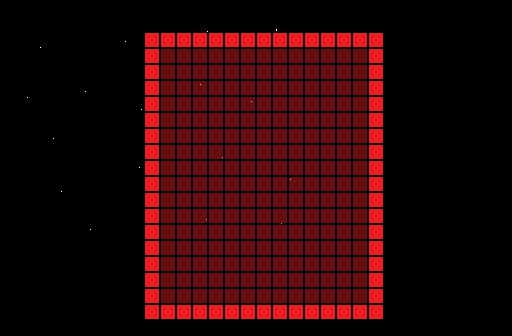

This game map was drawn from its Tiled (.tmx) file and the tilesets committed beside it. A one-line description and the full map source follow:
An orthogonal 32x21 tile map with 16x16 px tiles, 3 tile layers (Background, Foreground, Overlap), 1 image layer and 16 objects (8x player_levelselect, 6x config_button, start, message).

<map version="1.0.0" orientation="orthogonal" renderorder="right-down" width="32" height="21" tilewidth="16" tileheight="16" nextobjectid="86">
 <tileset firstgid="1" name="Tileset" tilewidth="16" tileheight="16" spacing="1" tilecount="176" columns="16">
  <image source="../championselect.bmp" trans="c8bfe7" width="271" height="187" />
 </tileset>
 <imagelayer name="Background">
  <image source="backgrounds/back.bmp" width="320" height="256" />
 </imagelayer>
 <layer name="Background" width="32" height="21" opacity="0.45">
  <data encoding="csv">
0,0,0,0,0,0,0,0,0,0,0,0,0,0,0,0,0,0,0,0,0,0,0,0,0,0,0,0,0,0,0,0,
0,0,0,0,0,0,0,0,0,0,0,0,0,0,0,0,0,0,0,0,0,0,0,0,0,0,0,0,0,0,0,0,
0,0,0,0,0,0,0,0,0,133,133,133,133,133,133,133,133,133,133,133,133,133,133,133,0,0,0,0,0,0,0,0,
0,0,0,0,0,0,0,0,0,133,133,133,133,133,133,133,133,133,133,133,133,133,133,133,0,0,0,0,0,0,0,0,
0,0,0,0,0,0,0,0,0,133,133,133,133,133,133,133,133,133,133,133,133,133,133,133,0,0,0,0,0,0,0,0,
0,0,0,0,0,0,0,0,0,133,133,133,133,133,133,133,133,133,133,133,133,133,133,133,0,0,0,0,0,0,0,0,
0,0,0,0,0,0,0,0,0,133,133,133,133,133,133,133,133,133,133,133,133,133,133,133,0,0,0,0,0,0,0,0,
0,0,0,0,0,0,0,0,0,133,133,133,133,133,133,133,133,133,133,133,133,133,133,133,0,0,0,0,0,0,0,0,
0,0,0,0,0,0,0,0,0,133,133,133,133,133,133,133,133,133,133,133,133,133,133,133,0,0,0,0,0,0,0,0,
0,0,0,0,0,0,0,0,0,133,133,133,133,133,133,133,133,133,133,133,133,133,133,133,0,0,0,0,0,0,0,0,
0,0,0,0,0,0,0,0,0,133,133,133,133,133,133,133,133,133,133,133,133,133,133,133,0,0,0,0,0,0,0,0,
0,0,0,0,0,0,0,0,0,133,133,133,133,133,133,133,133,133,133,133,133,133,133,133,0,0,0,0,0,0,0,0,
0,0,0,0,0,0,0,0,0,133,133,133,133,133,133,133,133,133,133,133,133,133,133,133,0,0,0,0,0,0,0,0,
0,0,0,0,0,0,0,0,0,133,133,133,133,133,133,133,133,133,133,133,133,133,133,133,0,0,0,0,0,0,0,0,
0,0,0,0,0,0,0,0,0,133,133,133,133,133,133,133,133,133,133,133,133,133,133,133,0,0,0,0,0,0,0,0,
0,0,0,0,0,0,0,0,0,133,133,133,133,133,133,133,133,133,133,133,133,133,133,133,0,0,0,0,0,0,0,0,
0,0,0,0,0,0,0,0,0,133,133,133,133,133,133,133,133,133,133,133,133,133,133,133,0,0,0,0,0,0,0,0,
0,0,0,0,0,0,0,0,0,133,133,133,133,133,133,133,133,133,133,133,133,133,133,133,0,0,0,0,0,0,0,0,
0,0,0,0,0,0,0,0,0,133,133,133,133,133,133,133,133,133,133,133,133,133,133,133,0,0,0,0,0,0,0,0,
0,0,0,0,0,0,0,0,0,133,133,133,133,133,133,133,133,133,133,133,133,133,133,133,0,0,0,0,0,0,0,0,
0,0,0,0,0,0,0,0,0,0,0,0,0,0,0,0,0,0,0,0,0,0,0,0,0,0,0,0,0,0,0,0
</data>
 </layer>
 <layer name="Foreground" width="32" height="21">
  <data encoding="csv">
0,0,0,0,0,0,0,0,0,0,0,0,0,0,0,0,0,0,0,0,0,0,0,0,0,0,0,0,0,0,0,0,
0,0,0,0,0,0,0,0,0,0,0,0,0,0,0,0,0,0,0,0,0,0,0,0,0,0,0,0,0,0,0,0,
0,0,0,0,0,0,0,0,0,118,119,119,119,119,119,119,119,119,119,119,119,119,119,120,0,0,0,0,0,0,0,0,
0,0,0,0,0,0,0,0,0,134,0,0,0,0,0,0,0,0,0,0,0,0,0,136,0,0,0,0,0,0,0,0,
0,0,0,0,0,0,0,0,0,134,0,0,0,0,0,0,0,0,0,0,0,0,0,136,0,0,0,0,0,0,0,0,
0,0,0,0,0,0,0,0,0,134,0,0,0,0,0,0,0,0,0,0,0,0,0,136,0,0,0,0,0,0,0,0,
0,0,0,0,0,0,0,0,0,134,0,0,0,0,0,0,0,0,0,0,0,0,0,136,0,0,0,0,0,0,0,0,
0,0,0,0,0,0,0,0,0,134,0,0,0,0,0,0,0,0,0,0,0,0,0,136,0,0,0,0,0,0,0,0,
0,0,0,0,0,0,0,0,0,134,0,0,0,0,0,0,0,0,0,0,0,0,0,136,0,0,0,0,0,0,0,0,
0,0,0,0,0,0,0,0,0,134,0,0,0,0,0,0,0,0,0,0,0,0,0,136,0,0,0,0,0,0,0,0,
0,0,0,0,0,0,0,0,0,134,0,0,0,0,0,0,0,0,0,0,0,0,0,136,0,0,0,0,0,0,0,0,
0,0,0,0,0,0,0,0,0,134,0,0,0,0,0,0,0,0,0,0,0,0,0,136,0,0,0,0,0,0,0,0,
0,0,0,0,0,0,0,0,0,134,0,0,0,0,0,0,0,0,0,0,0,0,0,136,0,0,0,0,0,0,0,0,
0,0,0,0,0,0,0,0,0,134,0,0,0,0,0,0,0,0,0,0,0,0,0,136,0,0,0,0,0,0,0,0,
0,0,0,0,0,0,0,0,0,134,0,0,0,0,0,0,0,0,0,0,0,0,0,136,0,0,0,0,0,0,0,0,
0,0,0,0,0,0,0,0,0,134,0,0,0,0,0,0,0,0,0,0,0,0,0,136,0,0,0,0,0,0,0,0,
0,0,0,0,0,0,0,0,0,134,0,0,0,0,0,0,0,0,0,0,0,0,0,136,0,0,0,0,0,0,0,0,
0,0,0,0,0,0,0,0,0,134,0,0,0,0,0,0,0,0,0,0,0,0,0,136,0,0,0,0,0,0,0,0,
0,0,0,0,0,0,0,0,0,134,0,0,0,0,0,0,0,0,0,0,0,0,0,136,0,0,0,0,0,0,0,0,
0,0,0,0,0,0,0,0,0,150,151,151,151,151,151,151,151,151,151,151,151,151,151,152,0,0,0,0,0,0,0,0,
0,0,0,0,0,0,0,0,0,0,0,0,0,0,0,0,0,0,0,0,0,0,0,0,0,0,0,0,0,0,0,0
</data>
 </layer>
 <layer name="Overlap" width="32" height="21" opacity="0.5">
  <data encoding="csv">
0,0,0,0,0,0,0,0,0,0,0,0,0,0,0,0,0,0,0,0,0,0,0,0,0,0,0,0,0,0,0,0,
0,0,0,0,0,0,0,0,0,0,0,0,0,0,0,0,0,0,0,0,0,0,0,0,0,0,0,0,0,0,0,0,
0,0,0,0,0,0,0,0,0,0,0,0,0,0,0,0,0,0,0,0,0,0,0,0,0,0,0,0,0,0,0,0,
0,0,0,0,0,0,0,0,0,0,0,0,0,0,0,0,0,0,0,0,0,0,0,0,0,0,0,0,0,0,0,0,
0,0,0,0,0,0,0,0,0,0,0,0,0,0,0,0,0,0,0,0,0,0,0,0,0,0,0,0,0,0,0,0,
0,0,0,0,0,0,0,0,0,0,0,0,0,0,0,0,0,0,0,0,0,0,0,0,0,0,0,0,0,0,0,0,
0,0,0,0,0,0,0,0,0,0,0,0,0,0,0,0,0,0,0,0,0,0,0,0,0,0,0,0,0,0,0,0,
0,0,0,0,0,0,0,0,0,0,0,0,0,0,0,0,0,0,0,0,0,0,0,0,0,0,0,0,0,0,0,0,
0,0,0,0,0,0,0,0,0,0,0,0,0,0,0,0,0,0,0,0,0,0,0,0,0,0,0,0,0,0,0,0,
0,0,0,0,0,0,0,0,0,0,0,0,0,0,0,0,0,0,0,0,0,0,0,0,0,0,0,0,0,0,0,0,
0,0,0,0,0,0,0,0,0,0,0,0,0,0,0,0,0,0,0,0,0,0,0,0,0,0,0,0,0,0,0,0,
0,0,0,0,0,0,0,0,0,0,0,0,0,0,0,0,0,0,0,0,0,0,0,0,0,0,0,0,0,0,0,0,
0,0,0,0,0,0,0,0,0,0,0,0,0,0,0,0,0,0,0,0,0,0,0,0,0,0,0,0,0,0,0,0,
0,0,0,0,0,0,0,0,0,0,0,0,0,0,0,0,0,0,0,0,0,0,0,0,0,0,0,0,0,0,0,0,
0,0,0,0,0,0,0,0,0,0,0,0,0,0,0,0,0,0,0,0,0,0,0,0,0,0,0,0,0,0,0,0,
0,0,0,0,0,0,0,0,0,0,0,0,0,0,0,0,0,0,0,0,0,0,0,0,0,0,0,0,0,0,0,0,
0,0,0,0,0,0,0,0,0,0,0,0,0,0,0,0,0,0,0,0,0,0,0,0,0,0,0,0,0,0,0,0,
0,0,0,0,0,0,0,0,0,0,0,0,0,0,0,0,0,0,0,0,0,0,0,0,0,0,0,0,0,0,0,0,
0,0,0,0,0,0,0,0,0,0,0,0,0,0,0,0,0,0,0,0,0,0,0,0,0,0,0,0,0,0,0,0,
0,0,0,0,0,0,0,0,0,0,0,0,0,0,0,0,0,0,0,0,0,0,0,0,0,0,0,0,0,0,0,0,
0,0,0,0,0,0,0,0,0,0,0,0,0,0,0,0,0,0,0,0,0,0,0,0,0,0,0,0,0,0,0,0
</data>
 </layer>
 <objectgroup color="#000080" name="Objects">
  <object id="62" name="player_levelselect" x="192" y="80" width="16" height="16" />
  <object id="63" name="player_levelselect" x="192" y="176" width="16" height="16" />
  <object id="64" name="player_levelselect" x="192" y="128" width="16" height="16" />
  <object id="65" name="player_levelselect" x="192" y="112" width="16" height="16" />
  <object id="66" name="player_levelselect" x="192" y="192" width="16" height="16" />
  <object id="67" name="player_levelselect" x="192" y="160" width="16" height="16" />
  <object id="68" name="player_levelselect" x="192" y="96" width="16" height="16" />
  <object id="69" name="start" x="256" y="160" width="16" height="16" />
  <object id="70" name="player_levelselect" x="192" y="144" width="16" height="16" />
  <object id="71" name="config_button" x="224" y="80" width="16" height="16">
   <properties>
    <property name="global" value="Fullscreen" />
   </properties>
  </object>
  <object id="73" name="message" x="224" y="48" width="16" height="16">
   <properties>
    <property name="global" value="Config Menu" />
   </properties>
  </object>
  <object id="76" name="config_button" x="224" y="112" width="16" height="16">
   <properties>
    <property name="global" value="Debug" />
   </properties>
  </object>
  <object id="82" name="config_button" x="224" y="240" width="16" height="16">
   <properties>
    <property name="global" value="Exit game" />
   </properties>
  </object>
  <object id="83" name="config_button" x="224" y="272" width="16" height="16">
   <properties>
    <property name="global" value="Quit menu" />
   </properties>
  </object>
  <object id="84" name="config_button" x="224" y="144" width="16" height="16">
   <properties>
    <property name="global" value="LoL" />
   </properties>
  </object>
  <object id="85" name="config_button" x="224" y="176" width="16" height="16">
   <properties>
    <property name="global" value="Hello World" />
   </properties>
  </object>
 </objectgroup>
</map>